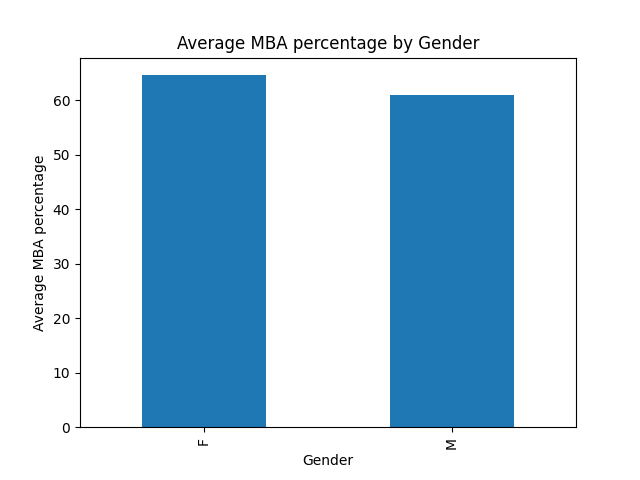

Generate this figure with Python:
"""
1. Which gender scored better in their MBA on average?
To answer this question,
we can calculate the mean MBA percentage by gender
and create a bar chart to visualize the results.
"""
# Import from basic module
from basic_module import df
from basic_module import plt

# Group the data by gender and calculate the mean MBA pecentage
gender_mean_mba = df.groupby('gender')['mba_p'].mean()

# Create a bar chart
gender_mean_mba.plot(kind='bar')
plt.title('Average MBA percentage by Gender')
plt.xlabel('Gender')
plt.ylabel('Average MBA percentage')
plt.show()
"""
The bar chart shows the mean MBA percentage for each gender.
We can see that on average,
male students scored slightly higher in their MBA than female students.
"""
